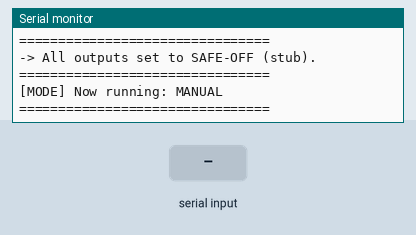
The sketch below on a simulated Arduino Uno, built with avr-gcc and run on an emulated ATmega328P. Shown: the last lines printed to the serial monitor. The inputs (shaded band) are chosen by the test bench.

Above: at 1.5 s.
1.6 s: "EMERGENCY_STOP\n" received over the second serial link
At 2.3 s:
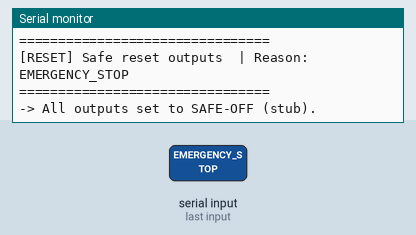
3.1 s: "RESET\n" received over the second serial link
At 4.3 s:
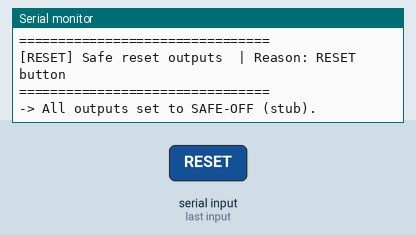
4.6 s: "MODE:\n" received over the second serial link
At 5.1 s:
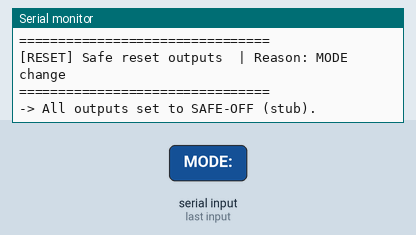
6.1 s: "AUTO\n" received over the second serial link
At 7.3 s:
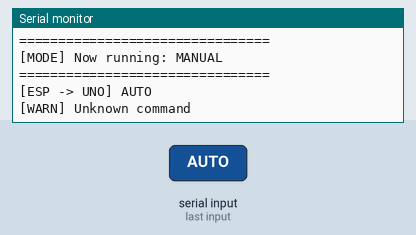
7.6 s: "SET_TEMP:\n" received over the second serial link
At 8.8 s:
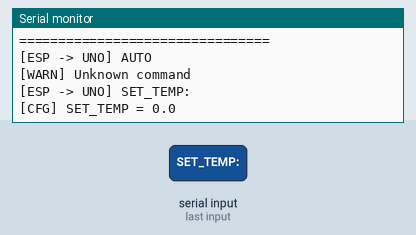
9.1 s: "SET_HUM:\n" received over the second serial link
At 10.0 s:
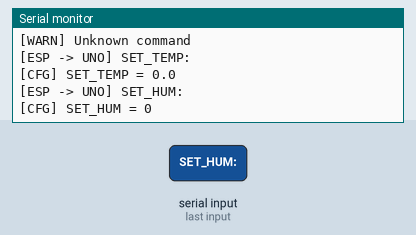

Measured:
- after the input at 1.6 s, the serial monitor: prints a new line at once (image 1)
- after the input at 3.1 s, the serial monitor: prints a new line at once (image 2)
- after the input at 4.6 s, the serial monitor: prints a new line at once (image 3)
- after the input at 6.1 s, the serial monitor: prints a new line at once (image 4)
- after the input at 7.6 s, the serial monitor: prints a new line at once (image 5)
- after the input at 9.1 s, the serial monitor: prints a new line at once (image 6)

The sketch:

arduino.ino
```cpp
#include <SoftwareSerial.h>

// UNO <-> ESP
SoftwareSerial esp(2, 3); // RX=D2 , TX=D3

// ===================== Modes =====================
enum RunMode { MODE_MANUAL, MODE_AUTO };
RunMode runMode = MODE_MANUAL;

// ===================== Buffers =====================
String cmdLine = "";

// ===================== Timers =====================
unsigned long lastTelemetryMs = 0;
unsigned long lastAutoTickMs  = 0;

// ===================== Fake sensors (testing now) =====================
float fakeTemp = 37.6;
int fakeHum = 55;

// ===================== Safe switching flags =====================
bool switchingMode = false;
unsigned long switchStartMs = 0;
RunMode pendingMode = MODE_MANUAL;

// timings (you can tune)
const unsigned long SWITCH_RESET_MS  = 300;   // time to apply safe reset
const unsigned long SWITCH_DELAY_MS  = 700;   // extra settle time
const unsigned long SWITCH_TOTAL_MS  = SWITCH_RESET_MS + SWITCH_DELAY_MS;

// ===================== Helpers =====================
void sendLineToEsp(const String &s) {
  esp.print(s);
  esp.print('\n');
}

void banner(const String &title) {
  Serial.println();
  Serial.println("================================");
  Serial.println(title);
  Serial.println("================================");
}

void logCmd(const String &c) {
  Serial.print("[ESP -> UNO] ");
  Serial.println(c);
}

// ===================== SAFE RESET (stub) =====================
// هنا بالمستقبل (على MEGA الحقيقي) بتطفي الريليهات/توقف الستيبّر/تقفل الصمام/الخ...
void safeResetOutputsStub(const char* reason) {
  banner(String("[RESET] Safe reset outputs  | Reason: ") + reason);

  // TODO real hardware actions later (MEGA):
  // digitalWrite(HEAT_RELAY, OFF);
  // digitalWrite(FAN_RELAY, OFF);
  // stop stepper, etc...

  Serial.println("-> All outputs set to SAFE-OFF (stub).");
}

// ===================== Mode switching =====================
void beginModeSwitch(RunMode newMode, const char* reason) {
  pendingMode = newMode;
  switchingMode = true;
  switchStartMs = millis();

  safeResetOutputsStub(reason);
}

// call in loop (non-blocking switch)
void updateModeSwitch() {
  if (!switchingMode) return;

  unsigned long elapsed = millis() - switchStartMs;

  if (elapsed < SWITCH_TOTAL_MS) {
    // during switch delay window, ignore other commands (except emergency/reset)
    return;
  }

  // finish switching
  runMode = pendingMode;
  switchingMode = false;

  banner(String("[MODE] Now running: ") + (runMode == MODE_AUTO ? "AUTO" : "MANUAL"));

  // notify ESP
  sendLineToEsp(String("MODE_OK:") + (runMode == MODE_AUTO ? "AUTO" : "MANUAL"));
}

// ===================== Stub actions =====================
void fnEmergencyStop() {
  banner("!!! [ACT] EMERGENCY_STOP !!!");
  safeResetOutputsStub("EMERGENCY_STOP");
}

void fnReset() {
  banner("[ACT] RESET");
  safeResetOutputsStub("RESET button");
}

void fnVent(bool on) {
  Serial.print("[MANUAL ACT] VENT = ");
  Serial.println(on ? "ON" : "OFF");
}

void fnHeat(bool on) {
  Serial.print("[MANUAL ACT] HEAT = ");
  Serial.println(on ? "ON" : "OFF");
}

void fnHumSys(bool on) {
  Serial.print("[MANUAL ACT] HUM_SYS = ");
  Serial.println(on ? "ON" : "OFF");
}

void fnFlip(bool on) {
  Serial.print("[MANUAL ACT] FLIP = ");
  Serial.println(on ? "ON" : "OFF");
}

void fnStartFlipSession() {
  Serial.println("[MANUAL ACT] START_FLIP_SESSION (stub)");
}

void fnStopFlipSession() {
  Serial.println("[MANUAL ACT] STOP_FLIP_SESSION (stub)");
}

void fnSetFlipIntervalHours(float h) {
  Serial.print("[MANUAL CFG] SET_FLIP_INTERVAL_H = ");
  Serial.println(h);
}

void fnSetFlipDurationMinutes(float m) {
  Serial.print("[MANUAL CFG] SET_FLIP_DURATION_M = ");
  Serial.println(m);
}

void fnTriggerVentNow() {
  Serial.println("[MANUAL ACT] TRIGGER_VENT_NOW (stub)");
}

void fnSetTemp(float t) {
  Serial.print("[CFG] SET_TEMP = ");
  Serial.println(t, 1);
}

void fnSetHum(int h) {
  Serial.print("[CFG] SET_HUM = ");
  Serial.println(h);
}

// ===================== Command parser =====================
// IMPORTANT: during switchingMode, we ignore normal commands
void handleCommand(const String &c) {
  logCmd(c);

  // always allow emergency/reset even during switching
  if (c == "EMERGENCY_STOP") { fnEmergencyStop(); return; }
  if (c == "RESET")          { fnReset(); return; }

  // if switching, ignore others
  if (switchingMode) {
    Serial.println("[SWITCH] Ignoring command during safe switch window...");
    return;
  }

  // mode command
  if (c.startsWith("MODE:")) {
    String v = c.substring(5);
    v.trim();
    if (v == "AUTO")  beginModeSwitch(MODE_AUTO, "MODE change");
    else              beginModeSwitch(MODE_MANUAL, "MODE change");
    return;
  }

  // Config commands (allowed in both modes, but in AUTO you can treat as settings)
  if (c.startsWith("SET_TEMP:")) { fnSetTemp(c.substring(9).toFloat()); return; }
  if (c.startsWith("SET_HUM:"))  { fnSetHum(c.substring(8).toInt()); return; }

  // If AUTO: ignore manual actuators
  if (runMode == MODE_AUTO) {
    Serial.println("[AUTO] Manual actuator command ignored.");
    return;
  }

  // MANUAL only actions
  if (c.startsWith("VENT:")) {
    String v = c.substring(5); v.trim();
    fnVent(v == "ON"); return;
  }
  if (c.startsWith("HEAT:")) {
    String v = c.substring(5); v.trim();
    fnHeat(v == "ON"); return;
  }
  if (c.startsWith("HUM_SYS:")) {
    String v = c.substring(8); v.trim();
    fnHumSys(v == "ON"); return;
  }
  if (c.startsWith("FLIP:")) {
    String v = c.substring(5); v.trim();
    fnFlip(v == "ON"); return;
  }

  if (c == "START_FLIP_SESSION") { fnStartFlipSession(); return; }
  if (c == "STOP_FLIP_SESSION")  { fnStopFlipSession(); return; }

  if (c.startsWith("SET_FLIP_INTERVAL_H:")) {
    fnSetFlipIntervalHours(c.substring(20).toFloat());
    return;
  }
  if (c.startsWith("SET_FLIP_DURATION_M:")) {
    fnSetFlipDurationMinutes(c.substring(20).toFloat());
    return;
  }

  if (c == "TRIGGER_VENT_NOW") { fnTriggerVentNow(); return; }

  Serial.println("[WARN] Unknown command");
}

void readFromEsp() {
  while (esp.available()) {
    char ch = (char)esp.read();
    if (ch == '\r') continue;

    if (ch == '\n') {
      if (cmdLine.length()) {
        String line = cmdLine;
        cmdLine = "";
        line.trim();
        if (line.length()) handleCommand(line);
      }
    } else {
      cmdLine += ch;
      if (cmdLine.length() > 200) cmdLine = "";
    }
  }
}

// ===================== Telemetry =====================
void updateFakeSensors() {
  // just to see numbers changing
  fakeTemp += 0.05;
  if (fakeTemp > 38.2) fakeTemp = 37.2;
  fakeHum = 58; // ثابتة
}

void sendTelemetry() {
  updateFakeSensors();
  String line = "Temp: " + String(fakeTemp, 1) + " Humidity: " + String(fakeHum);
  sendLineToEsp(line);
}

// ===================== AUTO LOOP (stub) =====================
void autoTick() {
  // هنا بالمستقبل (MEGA الحقيقي) تشتغل state machines
  Serial.println("[AUTO] running logic tick... (stub)");
}

// ===================== Setup/Loop =====================
void setup() {
  Serial.begin(9600);
  esp.begin(9600);

  banner("UNO READY - Dual Mode (MANUAL/AUTO) with Safe Switching");

  // handshake once (so ESP knows UNO alive)
  sendLineToEsp("UNO_READY");

  // start safe state
  safeResetOutputsStub("BOOT");
  runMode = MODE_MANUAL;
  banner("[MODE] Now running: MANUAL");
}

void loop() {
  readFromEsp();

  // handle safe switching non-blocking
  updateModeSwitch();

  // telemetry every 1s
  if (millis() - lastTelemetryMs >= 1000) {
    lastTelemetryMs = millis();
    sendTelemetry();
  }

  // auto loop tick every 2s (only in AUTO and not switching)
  if (!switchingMode && runMode == MODE_AUTO) {
    if (millis() - lastAutoTickMs >= 2000) {
      lastAutoTickMs = millis();
      autoTick();
    }
  }
}
```
